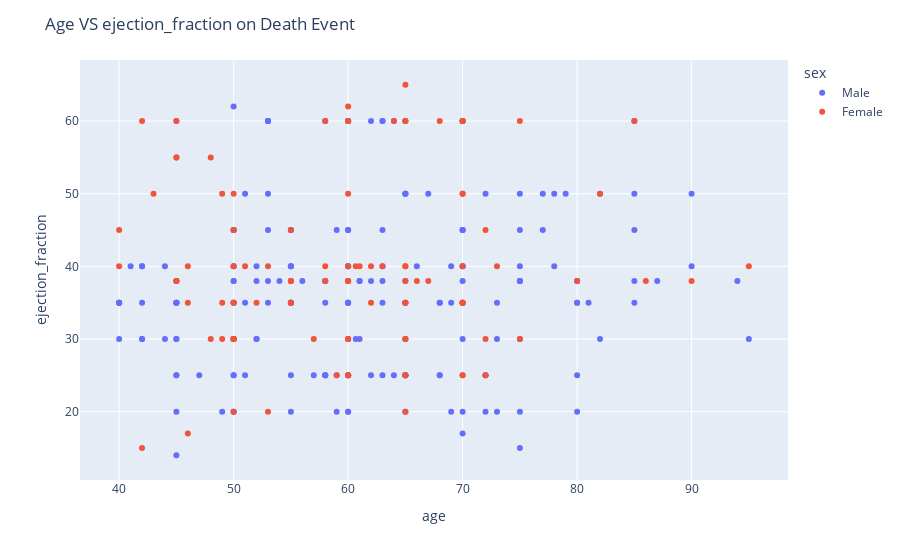

Notebook cell for this chart:
### Code cell
import plotly.express as px
#fig = px.line(dataset, x="age", y="ejection_fraction", color="sex")

fig = px.scatter(dataset, x='age', y='ejection_fraction', color='sex', 
             hover_data=['sex'])

fig.update_layout(title_text="Age VS ejection_fraction on Death Event")
fig.show()

### Figure 1 — Plotly figure (JSON) as saved in the notebook; plotly's stock layout.template omitted (floating-point values rounded to 4 significant figures; data arrays with more than 128 entries replaced by an {"elided": "..."} marker saying what was removed)
{"data": [{"customdata": {"elided": "194x1 str values"}, "hovertemplate": "sex=%{customdata[0]}<br>age=%{x}<br>ejection_fraction=%{y}<extra></extra>", "legendgroup": "Male", "marker": {"color": "#636efa", "symbol": "circle"}, "mode": "markers", "name": "Male", "orientation": "v", "showlegend": true, "type": "scatter", "x": {"elided": "194 float values"}, "xaxis": "x", "y": {"elided": "194 int values"}, "yaxis": "y"}, {"customdata": [["Female"], ["Female"], ["Female"], ["Female"], ["Female"], ["Female"], ["Female"], ["Female"], ["Female"], ["Female"], ["Female"], ["Female"], ["Female"], ["Female"], ["Female"], ["Female"], ["Female"], ["Female"], ["Female"], ["Female"], ["Female"], ["Female"], ["Female"], ["Female"], ["Female"], ["Female"], ["Female"], ["Female"], ["Female"], ["Female"], ["Female"], ["Female"], ["Female"], ["Female"], ["Female"], ["Female"], ["Female"], ["Female"], ["Female"], ["Female"], ["Female"], ["Female"], ["Female"], ["Female"], ["Female"], ["Female"], ["Female"], ["Female"], ["Female"], ["Female"], ["Female"], ["Female"], ["Female"], ["Female"], ["Female"], ["Female"], ["Female"], ["Female"], ["Female"], ["Female"], ["Female"], ["Female"], ["Female"], ["Female"], ["Female"], ["Female"], ["Female"], ["Female"], ["Female"], ["Female"], ["Female"], ["Female"], ["Female"], ["Female"], ["Female"], ["Female"], ["Female"], ["Female"], ["Female"], ["Female"], ["Female"], ["Female"], ["Female"], ["Female"], ["Female"], ["Female"], ["Female"], ["Female"], ["Female"], ["Female"], ["Female"], ["Female"], ["Female"], ["Female"], ["Female"], ["Female"], ["Female"], ["Female"], ["Female"], ["Female"], ["Female"], ["Female"], ["Female"]], "hovertemplate": "sex=%{customdata[0]}<br>age=%{x}<br>ejection_fraction=%{y}<extra></extra>", "legendgroup": "Female", "marker": {"color": "#EF553B", "symbol": "circle"}, "mode": "markers", "name": "Female", "orientation": "v", "showlegend": true, "type": "scatter", "x": [65, 65, 49, 70, 48, 65, 65, 75, 95, 50, 50, 82, 60, 50, 60, 57, 53, 60, 70, 60, 50, 42, 70, 70, 55, 70, 60, 59, 42, 58, 70, 60, 63, 60, 72, 70, 58, 60, 85, 65, 86, 66, 60, 60, 43, 46, 58, 46, 65, 62, 46, 50, 61, 72, 65, 52, 50, 80, 65, 70, 49, 50, 60, 60.67, 40, 64, 45, 65, 50, 50, 40, 60, 49, 48, 70, 55, 75, 65, 72, 60, 65, 70, 73, 53, 50, 55, 70, 65, 62, 68, 45, 51, 67, 45, 70, 50, 55, 45, 65, 90, 45, 55, 45], "xaxis": "x", "y": [20, 65, 30, 25, 55, 25, 30, 30, 40, 35, 30, 50, 38, 30, 60, 30, 20, 62, 50, 38, 40, 15, 25, 60, 45, 40, 25, 25, 60, 38, 60, 25, 40, 50, 30, 60, 40, 60, 60, 60, 38, 38, 38, 30, 50, 17, 60, 40, 60, 35, 35, 30, 40, 45, 35, 35, 35, 38, 40, 35, 50, 50, 25, 40, 45, 60, 38, 30, 20, 45, 40, 40, 35, 30, 50, 35, 60, 25, 25, 30, 40, 35, 40, 40, 30, 35, 35, 38, 40, 60, 38, 40, 38, 38, 35, 30, 38, 55, 35, 38, 55, 38, 60], "yaxis": "y"}], "layout": {"legend": {"title": {"text": "sex"}, "tracegroupgap": 0}, "margin": {"t": 60}, "title": {"text": "Age VS ejection_fraction on Death Event"}, "xaxis": {"anchor": "y", "domain": [0, 1], "title": {"text": "age"}}, "yaxis": {"anchor": "x", "domain": [0, 1], "title": {"text": "ejection_fraction"}}}}
